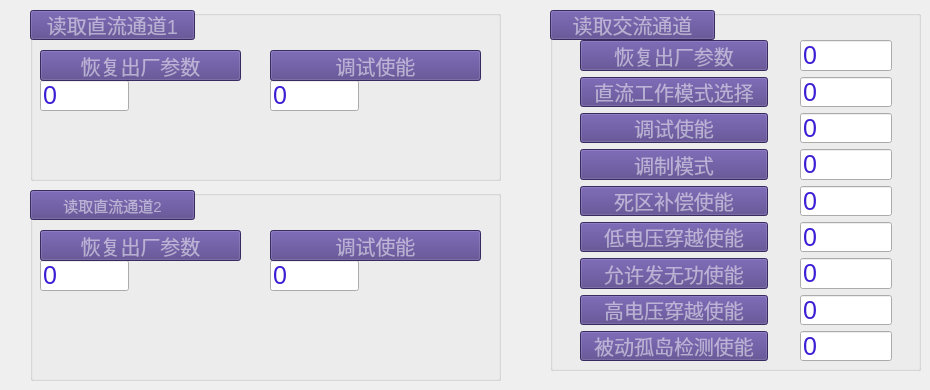
   <widget class="QWidget" name="tab_6">
    <attribute name="title">
     <string>控制模式</string>
    </attribute>
    <widget class="QGroupBox" name="groupBox_19">
     <property name="geometry">
      <rect>
       <x>30</x>
       <y>10</y>
       <width>471</width>
       <height>171</height>
      </rect>
     </property>
     <property name="styleSheet">
      <string notr="true"> color: rgba(255,255,255,0.5);
font-size: 20px;</string>
     </property>
     <property name="title">
      <string/>
     </property>
     <widget class="QPushButton" name="pushButton_145">
      <property name="geometry">
       <rect>
        <x>0</x>
        <y>0</y>
        <width>165</width>
        <height>30</height>
       </rect>
      </property>
      <property name="styleSheet">
       <string notr="true">    background: rgb(79, 60, 133);;
</string>
      </property>
      <property name="text">
       <string>读取直流通道1</string>
      </property>
     </widget>
     <widget class="QLineEdit" name="lineEdit_122">
      <property name="geometry">
       <rect>
        <x>240</x>
        <y>70</y>
        <width>89</width>
        <height>31</height>
       </rect>
      </property>
      <property name="styleSheet">
       <string notr="true">color: rgb(59, 31, 212);
font-size: 25px;</string>
      </property>
      <property name="text">
       <string>0</string>
      </property>
     </widget>
     <widget class="QLineEdit" name="lineEdit_136">
      <property name="geometry">
       <rect>
        <x>10</x>
        <y>70</y>
        <width>89</width>
        <height>31</height>
       </rect>
      </property>
      <property name="styleSheet">
       <string notr="true">color: rgb(59, 31, 212);
font-size: 25px;</string>
      </property>
      <property name="text">
       <string>0</string>
      </property>
     </widget>
     <widget class="QPushButton" name="pushButton_158">
      <property name="geometry">
       <rect>
        <x>10</x>
        <y>40</y>
        <width>201</width>
        <height>31</height>
       </rect>
      </property>
      <property name="styleSheet">
       <string notr="true">    background: rgb(79, 60, 133);;
</string>
      </property>
      <property name="text">
       <string>恢复出厂参数</string>
      </property>
     </widget>
     <widget class="QPushButton" name="pushButton_160">
      <property name="geometry">
       <rect>
        <x>240</x>
        <y>40</y>
        <width>211</width>
        <height>31</height>
       </rect>
      </property>
      <property name="styleSheet">
       <string notr="true">    background: rgb(79, 60, 133);;
</string>
      </property>
      <property name="text">
       <string>调试使能</string>
      </property>
     </widget>
    </widget>
    <widget class="QGroupBox" name="groupBox_20">
     <property name="geometry">
      <rect>
       <x>30</x>
       <y>190</y>
       <width>471</width>
       <height>191</height>
      </rect>
     </property>
     <property name="styleSheet">
      <string notr="true"> color: rgba(255,255,255,0.5);
font-size: 20px;</string>
     </property>
     <property name="title">
      <string/>
     </property>
     <widget class="QPushButton" name="pushButton_162">
      <property name="geometry">
       <rect>
        <x>0</x>
        <y>0</y>
        <width>165</width>
        <height>30</height>
       </rect>
      </property>
      <property name="styleSheet">
       <string notr="true">    background: rgb(79, 60, 133);;
font-size: 15px;</string>
      </property>
      <property name="text">
       <string>读取直流通道2</string>
      </property>
     </widget>
     <widget class="QLineEdit" name="lineEdit_138">
      <property name="geometry">
       <rect>
        <x>240</x>
        <y>70</y>
        <width>89</width>
        <height>31</height>
       </rect>
      </property>
      <property name="styleSheet">
       <string notr="true">color: rgb(59, 31, 212);
font-size: 25px;</string>
      </property>
      <property name="text">
       <string>0</string>
      </property>
     </widget>
     <widget class="QLineEdit" name="lineEdit_141">
      <property name="geometry">
       <rect>
        <x>10</x>
        <y>70</y>
        <width>89</width>
        <height>31</height>
       </rect>
      </property>
      <property name="styleSheet">
       <string notr="true">color: rgb(59, 31, 212);
font-size: 25px;</string>
      </property>
      <property name="text">
       <string>0</string>
      </property>
     </widget>
     <widget class="QPushButton" name="pushButton_163">
      <property name="geometry">
       <rect>
        <x>10</x>
        <y>40</y>
        <width>201</width>
        <height>31</height>
       </rect>
      </property>
      <property name="styleSheet">
       <string notr="true">    background: rgb(79, 60, 133);;
</string>
      </property>
      <property name="text">
       <string>恢复出厂参数</string>
      </property>
     </widget>
     <widget class="QPushButton" name="pushButton_165">
      <property name="geometry">
       <rect>
        <x>240</x>
        <y>40</y>
        <width>211</width>
        <height>31</height>
       </rect>
      </property>
      <property name="styleSheet">
       <string notr="true">    background: rgb(79, 60, 133);;
</string>
      </property>
      <property name="text">
       <string>调试使能</string>
      </property>
     </widget>
    </widget>
    <widget class="QGroupBox" name="groupBox_21">
     <property name="geometry">
      <rect>
       <x>550</x>
       <y>10</y>
       <width>371</width>
       <height>361</height>
      </rect>
     </property>
     <property name="styleSheet">
      <string notr="true"> color: rgba(255,255,255,0.5);
font-size: 20px;</string>
     </property>
     <property name="title">
      <string/>
     </property>
     <widget class="QPushButton" name="pushButton_167">
      <property name="geometry">
       <rect>
        <x>0</x>
        <y>0</y>
        <width>165</width>
        <height>30</height>
       </rect>
      </property>
      <property name="styleSheet">
       <string notr="true">    background: rgb(79, 60, 133);;
</string>
      </property>
      <property name="text">
       <string>读取交流通道</string>
      </property>
     </widget>
     <widget class="QWidget" name="layoutWidget_18">
      <property name="geometry">
       <rect>
        <x>30</x>
        <y>30</y>
        <width>188</width>
        <height>321</height>
       </rect>
      </property>
      <layout class="QVBoxLayout" name="verticalLayout_31">
       <item>
        <widget class="QPushButton" name="pushButton_168">
         <property name="styleSheet">
          <string notr="true">    background: rgb(79, 60, 133);;
</string>
         </property>
         <property name="text">
          <string>恢复出厂参数</string>
         </property>
        </widget>
       </item>
       <item>
        <widget class="QPushButton" name="pushButton_169">
         <property name="styleSheet">
          <string notr="true">    background: rgb(79, 60, 133);;
</string>
         </property>
         <property name="text">
          <string>直流工作模式选择</string>
         </property>
        </widget>
       </item>
       <item>
        <widget class="QPushButton" name="pushButton_170">
         <property name="styleSheet">
          <string notr="true">    background: rgb(79, 60, 133);;
</string>
         </property>
         <property name="text">
          <string>调试使能</string>
         </property>
        </widget>
       </item>
       <item>
        <widget class="QPushButton" name="pushButton_171">
         <property name="styleSheet">
          <string notr="true">    background: rgb(79, 60, 133);;
</string>
         </property>
         <property name="text">
          <string>调制模式</string>
         </property>
        </widget>
       </item>
       <item>
        <widget class="QPushButton" name="pushButton_172">
         <property name="styleSheet">
          <string notr="true">    background: rgb(79, 60, 133);;
</string>
         </property>
         <property name="text">
          <string>死区补偿使能</string>
         </property>
        </widget>
       </item>
       <item>
        <widget class="QPushButton" name="pushButton_173">
         <property name="styleSheet">
          <string notr="true">    background: rgb(79, 60, 133);;
</string>
         </property>
         <property name="text">
          <string>低电压穿越使能</string>
         </property>
        </widget>
       </item>
       <item>
        <widget class="QPushButton" name="pushButton_174">
         <property name="styleSheet">
          <string notr="true">    background: rgb(79, 60, 133);;
</string>
         </property>
         <property name="text">
          <string>允许发无功使能</string>
         </property>
        </widget>
       </item>
       <item>
        <widget class="QPushButton" name="pushButton_175">
         <property name="styleSheet">
          <string notr="true">    background: rgb(79, 60, 133);;
</string>
         </property>
         <property name="text">
          <string>高电压穿越使能</string>
         </property>
        </widget>
       </item>
       <item>
        <widget class="QPushButton" name="pushButton_176">
         <property name="styleSheet">
          <string notr="true">    background: rgb(79, 60, 133);;
</string>
         </property>
         <property name="text">
          <string>被动孤岛检测使能</string>
         </property>
        </widget>
       </item>
      </layout>
     </widget>
     <widget class="QWidget" name="layoutWidget_21">
      <property name="geometry">
       <rect>
        <x>250</x>
        <y>30</y>
        <width>92</width>
        <height>321</height>
       </rect>
      </property>
      <layout class="QVBoxLayout" name="verticalLayout_32">
       <item>
        <widget class="QLineEdit" name="lineEdit_143">
         <property name="styleSheet">
          <string notr="true">color: rgb(59, 31, 212);
font-size: 25px;</string>
         </property>
         <property name="text">
          <string>0</string>
         </property>
        </widget>
       </item>
       <item>
        <widget class="QLineEdit" name="lineEdit_144">
         <property name="styleSheet">
          <string notr="true">color: rgb(59, 31, 212);
font-size: 25px;</string>
         </property>
         <property name="text">
          <string>0</string>
         </property>
        </widget>
       </item>
       <item>
        <widget class="QLineEdit" name="lineEdit_145">
         <property name="styleSheet">
          <string notr="true">color: rgb(59, 31, 212);
font-size: 25px;</string>
         </property>
         <property name="text">
          <string>0</string>
         </property>
        </widget>
       </item>
       <item>
        <widget class="QLineEdit" name="lineEdit_146">
         <property name="styleSheet">
          <string notr="true">color: rgb(59, 31, 212);
font-size: 25px;</string>
         </property>
         <property name="text">
          <string>0</string>
         </property>
        </widget>
       </item>
       <item>
        <widget class="QLineEdit" name="lineEdit_147">
         <property name="styleSheet">
          <string notr="true">color: rgb(59, 31, 212);
font-size: 25px;</string>
         </property>
         <property name="text">
          <string>0</string>
         </property>
        </widget>
       </item>
       <item>
        <widget class="QLineEdit" name="lineEdit_148">
         <property name="styleSheet">
          <string notr="true">color: rgb(59, 31, 212);
font-size: 25px;</string>
         </property>
         <property name="text">
          <string>0</string>
         </property>
        </widget>
       </item>
       <item>
        <widget class="QLineEdit" name="lineEdit_149">
         <property name="styleSheet">
          <string notr="true">color: rgb(59, 31, 212);
font-size: 25px;</string>
         </property>
         <property name="text">
          <string>0</string>
         </property>
        </widget>
       </item>
       <item>
        <widget class="QLineEdit" name="lineEdit_150">
         <property name="styleSheet">
          <string notr="true">color: rgb(59, 31, 212);
font-size: 25px;</string>
         </property>
         <property name="text">
          <string>0</string>
         </property>
        </widget>
       </item>
       <item>
        <widget class="QLineEdit" name="lineEdit_151">
         <property name="styleSheet">
          <string notr="true">color: rgb(59, 31, 212);
font-size: 25px;</string>
         </property>
         <property name="text">
          <string>0</string>
         </property>
        </widget>
       </item>
      </layout>
     </widget>
    </widget>
   </widget>
